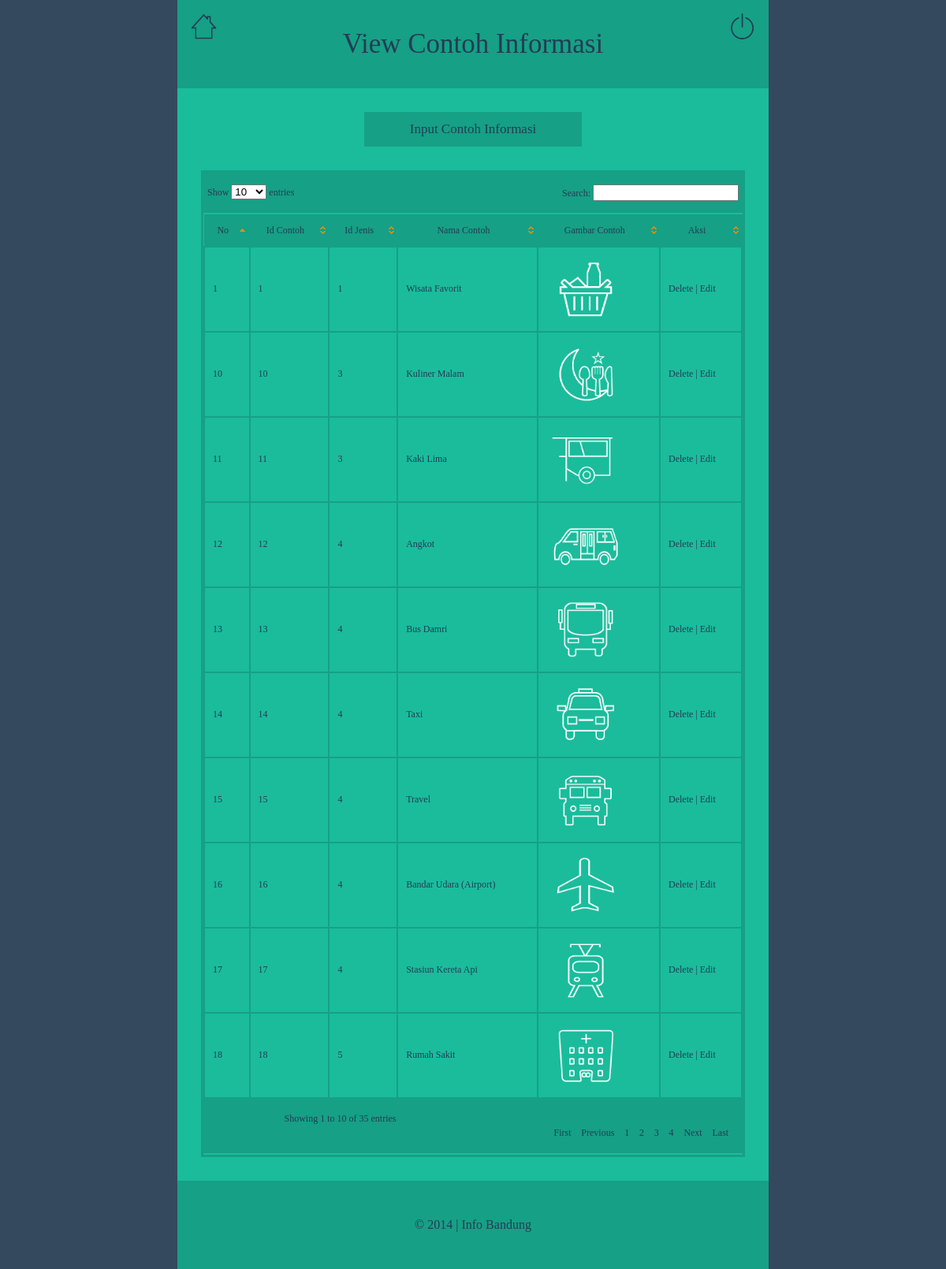
The page /info-bandung-admin/edit-contoh/view_data.php (signed in) on the database its author committed.
### tables this page shows
CREATE TABLE IF NOT EXISTS `t_contoh` (
  `id_contoh` int(20) NOT NULL AUTO_INCREMENT,
  `id_jenis` int(20) NOT NULL,
  `contoh` varchar(50) NOT NULL,
  `gambar` varchar(250) NOT NULL,
  PRIMARY KEY (`id_contoh`)
);

### info-bandung-admin/edit-contoh/view_data.php (the view, shortened to what this page needs)
<?php require_once('../koneksi/koneksi.php'); ?>
<?php
$query = "SELECT * FROM t_contoh";
$datatables = mysql_query($query, $koneksi) or die(mysql_error());
$row_datatables = mysql_fetch_assoc($datatables);
?>
<!DOCTYPE html PUBLIC "-//W3C//DTD XHTML 1.0 Transitional//EN" "http://www.w3.org/TR/xhtml1/DTD/xhtml1-transitional.dtd">
<html xmlns="http://www.w3.org/1999/xhtml">
<head>
	<link rel="stylesheet" href="../css/style.css" />
</head>
<body>
	<div class="content-contoh">
		<header>
			<div class="judul">
				<div id="kanan">
					<a href= "../login/logout.php">
						<img src="../gambar/shutdown1.png" id="shutdown" title="Logout">
					</a>
				</div>
				<div id="kiri">
					<a href="../index.php">
						<img src="../gambar/home1.png" id="rumah" title="Home">
					</a>
				</div>
				<center>
					<h3>View Contoh Informasi</h3>
				</center>
			</div>
		</header>
		<div class="isi">
			<center>
				<a href="index.php">
					<input type="button" class="tombol"  value="Input Contoh Informasi">
				</a>
				<div class="border">
					<table align="center" cellspacing="3" cellpadding="3" align="center" border="0" class="display" id="example">
						<thead>
							 <tr>
								<th>No</th>
								<th>Id Contoh</th>
								<th>Id Jenis</th>
								<th>Nama Contoh</th>
								<th>Gambar Contoh</th>
								<th>Aksi</th>
							 </tr>
						 </thead>
					  <tbody>
					  <?php do { ?>
						<tr>
							<td><?php echo $c=$c+1;?></td>
							<td><?php echo $row_datatables['id_contoh']; ?></td>
							<td><?php echo $row_datatables['id_jenis']; ?></td>
							<td><?php echo $row_datatables['contoh']; ?></td>
							<td><a href="../../gambar/info_bandung/gambar_contoh/<?php echo $row_datatables['gambar'];?>" target="_blank"><img src="../../gambar/info_bandung/gambar_contoh/<?php echo $row_datatables['gambar'];?>" width="100" height="100" title="<?php echo $row_datatables['gambar'];?>"></a></td>
							<td id ="edit-links">
								<a href="delete.php?id_contoh=<?php echo $row_datatables['id_contoh']; ?>" onClick="return confirm('Apakah Anda yakin akan menghapus data ini?')">Delete</a> |
								<a href="edit.php?id_contoh=<?php echo $row_datatables['id_contoh']; ?>">Edit</a>
							</td>
						</tr>
						<?php } while ($row_datatables = mysql_fetch_assoc($datatables)); ?>
					   </tbody>
					</table>
				</div>
			</center>
		</div>
		<div class="footer">
			<center>
				<ul id ="footer-links">
					<li>
						<p>&copy 2014 | Info Bandung</p>
					</li>
				</ul>
			</center>
		</div>
	</div>
</body>
</html>

### info-bandung-admin/css/style.css (style rules this page uses)
html { background-color:#34495e; background-repeat:no-repeat; background-position:top; -webkit-background-size: cover; -moz-background-size: cover; -o-background-size: cover; background-size: cover; font-family:Corbert; font-weight:lighter; color:#233c55; }
body { margin:0; }
a { text-decoration:none; color:#233c55; }
h3 { font-size:35px; text-align:center; font-weight:lighter; color:#233c55; margin-bottom:35px; margin-top:35px; }
img#rumah { width:35px; height:35px; border-radius:0px; margin:5px; padding:8px; border:2px solid #16a085; background-color:none; float:left; }
img#shutdown { width:35px; height:35px; border-radius:0px; margin:5px; padding:8px; border:2px solid #16a085; background-color:none; float:right; }
ul#footer-links { list-style:none; margin:0px; padding:20px; }
ul#footer-links li { list-style:none; text-align:center; position:relative; padding:10px; }
.footer p { text-decoration:none; font-size:12pt; font-family:arial; color:#233c55; font-family:Corbert; }
.footer { background-color:#16a085; border:1px solid #16a085; }
table { width:90%; border:none; }
tr { height:40px; }
.isi { margin:auto; padding:30px; border-radius: 0px; border:2px solid #233c55; background-color:#1abc9c; border:none; }
.judul { background-color:#16a085; border:1px solid #16a085; }
.tombol { color: #233c55; font-family:Corbert; font-size:17px; text-align:center; width:40%; background-color:#16a085; border:0px; padding:10px; border:2px solid #16a085; border-radius:0px; }
.border { border: 3px solid #16a085; }
.content-contoh { padding:0px; border:none; bottom: 0; right: 0; top: 0; left:0; margin-left: auto; margin-right: auto; left: 0; right: 0; width: 750px; height:auto; border:none; }

### info-bandung-admin/media/css/demo_table_jui.css (style rules this page uses)
table.display thead th { padding: 3px 0px 3px 10px; cursor: pointer; * cursor: hand; }
table.display { margin: 0 auto; width: 100%; clear: both; border-collapse: collapse; }
table.display td { padding: 3px 10px; background-color:#1abc9c; border:2px solid #16a085; }
tr.odd { background-color: #E2E4FF; }
tr.even { background-color: white; }
tr.odd td.sorting_1 { background-color: #1ABC9C; border:2px solid #16a085; }
tr.even td.sorting_1 { background-color: #1ABC9C; border:2px solid #16a085; }

### info-bandung-admin/edit-contoh/view_data.php (style rules this page uses)
body { font-family: Corbert; font-size: 12px; }

### rows shown on the page
t_contoh: id_contoh "1", id_jenis "1", contoh "Wisata Favorit", gambar (picture)
t_contoh: c "10", id_contoh "10", id_jenis "3", contoh "Kuliner Malam", gambar (picture)
t_contoh: c "11", id_contoh "11", id_jenis "3", contoh "Kaki Lima", gambar (picture)
t_contoh: c "12", id_contoh "12", id_jenis "4", contoh "Angkot", gambar (picture)
t_contoh: c "13", id_contoh "13", id_jenis "4", contoh "Bus Damri", gambar (picture)
t_contoh: c "14", id_contoh "14", id_jenis "4", contoh "Taxi", gambar (picture)
t_contoh: c "15", id_contoh "15", id_jenis "4", contoh "Travel", gambar (picture)
t_contoh: c "16", id_contoh "16", id_jenis "4", contoh "Bandar Udara (Airport)", gambar (picture)
t_contoh: c "17", id_contoh "17", id_jenis "4", contoh "Stasiun Kereta Api", gambar (picture)
t_contoh: c "18", id_contoh "18", id_jenis "5", contoh "Rumah Sakit", gambar (picture)
